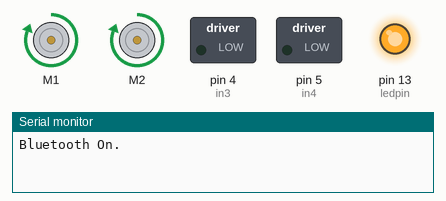
Recording of a sketch running on a simulated Arduino Uno, built with avr-gcc and run on an emulated ATmega328P. Parts: 2 × DC motor (green arrow = forward, orange = backward, longer = faster), switched loads named in the sketch (green lamp = pin HIGH), output pins drawn as LEDs (lit = HIGH), the last lines printed to the serial monitor.

Above: at 1.0 s.
At 3.0 s:
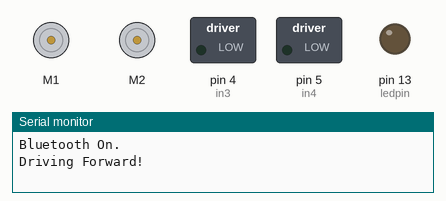
Timing chart, 0 to 5.3 s (numbered marks = the images above):
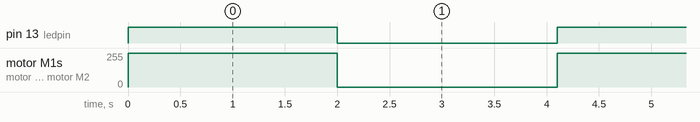

The sketch:

5th-draft-motor-spin.ino
```cpp
#include <DRV8835MotorShield.h>

int ledpin = 13;    // led on D13 will show blink on / off
int BluetoothData;  // the data given from Computer

int rxPin = 2;
int txPin = 3;

int in1 = 2;
int in2 = 3;
int in3 = 4;
int in4 = 5;

int in5;
int in6;
int in7;
int in8;

DRV8835MotorShield motors;


void setup() {

  Serial.begin(9600);
  Serial.println("Bluetooth On.");
  pinMode(ledpin, OUTPUT);

  pinMode(rxPin, INPUT);
  pinMode(txPin, OUTPUT);

  pinMode(in1, OUTPUT);
  pinMode(in2, OUTPUT);
  pinMode(in3, OUTPUT);
  pinMode(in4, OUTPUT);
}

void loop() {
  BluetoothData = Serial.read();
  //if (Serial.available()) {

    digitalWrite(ledpin, 1);
    motors.setM1Speed(400);
    motors.setM2Speed(400);
    delay(2000);
    motors.setM1Speed(0);
    motors.setM2Speed(0);
    Serial.println("Driving Forward!");
    digitalWrite(ledpin, 0);
    delay(2000);


    /*switch (BluetoothData) {

      case 1:
        digitalWrite(ledpin, 1);
        for (int speed = 0; speed <= 400; speed++) {
          motors.setM1Speed(speed);
          motors.setM2Speed(speed);
          delay(2);
        }
        for (int speed = 400; speed >= 0; speed--) {
          motors.setM1Speed(speed);
          motors.setM2Speed(speed);
          delay(2);
        }
        Serial.println("Driving Forward!");
        digitalWrite(ledpin, 0);
        break;

      case 2:
        digitalWrite(ledpin, 1);
        for (int speed = 0; speed >= -400; speed--) {
          motors.setM1Speed(speed);
          motors.setM2Speed(speed);
          delay(2);
        }

        for (int speed = -400; speed <= 0; speed++) {
          motors.setM1Speed(speed);
          motors.setM2Speed(speed);
          delay(2);
        }
        Serial.println("Driving Backward!");
        digitalWrite(ledpin, 0);
        break;

      case 3:
        motors.flipM1(true);
        digitalWrite(ledpin, 1);
        for (int speed = 0; speed >= -400; speed--) {
          motors.setM1Speed(speed);
          motors.setM2Speed(speed);
          delay(2);
        }

        for (int speed = -400; speed <= 0; speed++) {
          motors.setM1Speed(speed);
          motors.setM2Speed(speed);
          delay(2);
        }
        Serial.println("Driving Right!");
        digitalWrite(ledpin, 0);
        break;

      case 4:
        motors.flipM2(true);
        digitalWrite(ledpin, 1);
        for (int speed = 0; speed >= -400; speed--) {
          motors.setM1Speed(speed);
          motors.setM2Speed(speed);
          delay(2);
        }

        for (int speed = -400; speed <= 0; speed++) {
          motors.setM1Speed(speed);
          motors.setM2Speed(speed);
          delay(2);
        }
        Serial.println("Driving Left!");
        digitalWrite(ledpin, 0);
        break;

      case 5:
        digitalWrite(ledpin, 1);
        motors.setM1Speed(0);
        motors.setM2Speed(0);
        Serial.println("Driving Nowhere!");
        digitalWrite(ledpin, 0);
        break;
    }
  }*/
    delay(100);  // prepare for next input ...
  //}
}
```

Measured:
- by itself, pin 13 (ledpin): alternates HIGH for 2.0 s and LOW for 2.1 s
- by itself, motor M1, motor M2: alternates forward 255/255 for 2.0 s and stopped for 2.1 s
